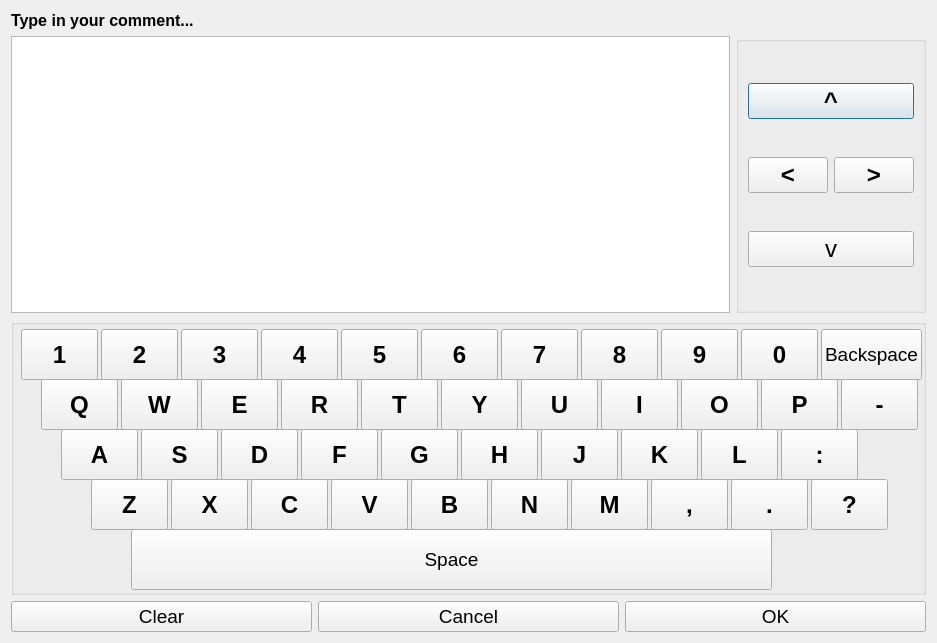
<?xml version="1.0" encoding="UTF-8"?>
<ui version="4.0">
 <class>keypad</class>
 <widget class="QDialog" name="keypad">
  <property name="geometry">
   <rect>
    <x>0</x>
    <y>0</y>
    <width>937</width>
    <height>643</height>
   </rect>
  </property>
  <property name="windowTitle">
   <string>Keyboard</string>
  </property>
  <layout class="QVBoxLayout" name="verticalLayout">
   <item>
    <widget class="QLabel" name="infoLabel">
     <property name="font">
      <font>
       <pointsize>12</pointsize>
       <weight>75</weight>
       <bold>true</bold>
      </font>
     </property>
     <property name="text">
      <string>Type in your comment...</string>
     </property>
    </widget>
   </item>
   <item>
    <layout class="QHBoxLayout" name="horizontalLayout_2">
     <item>
      <widget class="QTextEdit" name="dispEdit">
       <property name="font">
        <font>
         <pointsize>14</pointsize>
        </font>
       </property>
      </widget>
     </item>
     <item>
      <widget class="QGroupBox" name="groupBox_2">
       <property name="title">
        <string/>
       </property>
       <layout class="QGridLayout" name="gridLayout">
        <item row="0" column="0" colspan="2">
         <widget class="QPushButton" name="upBtn">
          <property name="font">
           <font>
            <pointsize>18</pointsize>
            <weight>75</weight>
            <bold>true</bold>
           </font>
          </property>
          <property name="text">
           <string>^</string>
          </property>
         </widget>
        </item>
        <item row="1" column="0">
         <widget class="QPushButton" name="leftBtn">
          <property name="font">
           <font>
            <pointsize>18</pointsize>
            <weight>75</weight>
            <bold>true</bold>
           </font>
          </property>
          <property name="text">
           <string>&lt;</string>
          </property>
         </widget>
        </item>
        <item row="1" column="1">
         <widget class="QPushButton" name="rightBtn">
          <property name="font">
           <font>
            <pointsize>18</pointsize>
            <weight>75</weight>
            <bold>true</bold>
           </font>
          </property>
          <property name="text">
           <string>&gt;</string>
          </property>
         </widget>
        </item>
        <item row="2" column="0" colspan="2">
         <widget class="QPushButton" name="downBtn">
          <property name="font">
           <font>
            <pointsize>18</pointsize>
            <weight>50</weight>
            <bold>false</bold>
           </font>
          </property>
          <property name="text">
           <string>v</string>
          </property>
         </widget>
        </item>
       </layout>
      </widget>
     </item>
    </layout>
   </item>
   <item>
    <widget class="QGroupBox" name="groupBox">
     <property name="sizePolicy">
      <sizepolicy hsizetype="Expanding" vsizetype="Expanding">
       <horstretch>0</horstretch>
       <verstretch>0</verstretch>
      </sizepolicy>
     </property>
     <property name="title">
      <string/>
     </property>
     <widget class="QPushButton" name="E_Btn">
      <property name="geometry">
       <rect>
        <x>190</x>
        <y>60</y>
        <width>77</width>
        <height>51</height>
       </rect>
      </property>
      <property name="font">
       <font>
        <pointsize>18</pointsize>
        <weight>75</weight>
        <bold>true</bold>
       </font>
      </property>
      <property name="text">
       <string>E</string>
      </property>
     </widget>
     <widget class="QPushButton" name="I_Btn">
      <property name="geometry">
       <rect>
        <x>590</x>
        <y>60</y>
        <width>77</width>
        <height>51</height>
       </rect>
      </property>
      <property name="font">
       <font>
        <pointsize>18</pointsize>
        <weight>75</weight>
        <bold>true</bold>
       </font>
      </property>
      <property name="text">
       <string>I</string>
      </property>
     </widget>
     <widget class="QPushButton" name="O_Btn">
      <property name="geometry">
       <rect>
        <x>670</x>
        <y>60</y>
        <width>77</width>
        <height>51</height>
       </rect>
      </property>
      <property name="font">
       <font>
        <pointsize>18</pointsize>
        <weight>75</weight>
        <bold>true</bold>
       </font>
      </property>
      <property name="text">
       <string>O</string>
      </property>
     </widget>
     <widget class="QPushButton" name="U_Btn">
      <property name="geometry">
       <rect>
        <x>510</x>
        <y>60</y>
        <width>77</width>
        <height>51</height>
       </rect>
      </property>
      <property name="font">
       <font>
        <pointsize>18</pointsize>
        <weight>75</weight>
        <bold>true</bold>
       </font>
      </property>
      <property name="text">
       <string>U</string>
      </property>
     </widget>
     <widget class="QPushButton" name="N_Btn">
      <property name="geometry">
       <rect>
        <x>480</x>
        <y>160</y>
        <width>77</width>
        <height>51</height>
       </rect>
      </property>
      <property name="font">
       <font>
        <pointsize>18</pointsize>
        <weight>75</weight>
        <bold>true</bold>
       </font>
      </property>
      <property name="text">
       <string>N</string>
      </property>
     </widget>
     <widget class="QPushButton" name="D_Btn">
      <property name="geometry">
       <rect>
        <x>210</x>
        <y>110</y>
        <width>77</width>
        <height>51</height>
       </rect>
      </property>
      <property name="font">
       <font>
        <pointsize>18</pointsize>
        <weight>75</weight>
        <bold>true</bold>
       </font>
      </property>
      <property name="text">
       <string>D</string>
      </property>
     </widget>
     <widget class="QPushButton" name="G_Btn">
      <property name="geometry">
       <rect>
        <x>370</x>
        <y>110</y>
        <width>77</width>
        <height>51</height>
       </rect>
      </property>
      <property name="font">
       <font>
        <pointsize>18</pointsize>
        <weight>75</weight>
        <bold>true</bold>
       </font>
      </property>
      <property name="text">
       <string>G</string>
      </property>
     </widget>
     <widget class="QPushButton" name="K_Btn">
      <property name="geometry">
       <rect>
        <x>610</x>
        <y>110</y>
        <width>77</width>
        <height>51</height>
       </rect>
      </property>
      <property name="font">
       <font>
        <pointsize>18</pointsize>
        <weight>75</weight>
        <bold>true</bold>
       </font>
      </property>
      <property name="text">
       <string>K</string>
      </property>
     </widget>
     <widget class="QPushButton" name="R_Btn">
      <property name="geometry">
       <rect>
        <x>270</x>
        <y>60</y>
        <width>77</width>
        <height>51</height>
       </rect>
      </property>
      <property name="font">
       <font>
        <pointsize>18</pointsize>
        <weight>75</weight>
        <bold>true</bold>
       </font>
      </property>
      <property name="text">
       <string>R</string>
      </property>
     </widget>
     <widget class="QPushButton" name="F_Btn">
      <property name="geometry">
       <rect>
        <x>290</x>
        <y>110</y>
        <width>77</width>
        <height>51</height>
       </rect>
      </property>
      <property name="font">
       <font>
        <pointsize>18</pointsize>
        <weight>75</weight>
        <bold>true</bold>
       </font>
      </property>
      <property name="text">
       <string>F</string>
      </property>
     </widget>
     <widget class="QPushButton" name="P_Btn">
      <property name="geometry">
       <rect>
        <x>750</x>
        <y>60</y>
        <width>77</width>
        <height>51</height>
       </rect>
      </property>
      <property name="font">
       <font>
        <pointsize>18</pointsize>
        <weight>75</weight>
        <bold>true</bold>
       </font>
      </property>
      <property name="text">
       <string>P</string>
      </property>
     </widget>
     <widget class="QPushButton" name="Q_Btn">
      <property name="geometry">
       <rect>
        <x>30</x>
        <y>60</y>
        <width>77</width>
        <height>51</height>
       </rect>
      </property>
      <property name="font">
       <font>
        <pointsize>18</pointsize>
        <weight>75</weight>
        <bold>true</bold>
       </font>
      </property>
      <property name="text">
       <string>Q</string>
      </property>
     </widget>
     <widget class="QPushButton" name="T_Btn">
      <property name="geometry">
       <rect>
        <x>350</x>
        <y>60</y>
        <width>77</width>
        <height>51</height>
       </rect>
      </property>
      <property name="font">
       <font>
        <pointsize>18</pointsize>
        <weight>75</weight>
        <bold>true</bold>
       </font>
      </property>
      <property name="text">
       <string>T</string>
      </property>
     </widget>
     <widget class="QPushButton" name="L_Btn">
      <property name="geometry">
       <rect>
        <x>690</x>
        <y>110</y>
        <width>77</width>
        <height>51</height>
       </rect>
      </property>
      <property name="font">
       <font>
        <pointsize>18</pointsize>
        <weight>75</weight>
        <bold>true</bold>
       </font>
      </property>
      <property name="text">
       <string>L</string>
      </property>
     </widget>
     <widget class="QPushButton" name="W_Btn">
      <property name="geometry">
       <rect>
        <x>110</x>
        <y>60</y>
        <width>77</width>
        <height>51</height>
       </rect>
      </property>
      <property name="font">
       <font>
        <pointsize>18</pointsize>
        <weight>75</weight>
        <bold>true</bold>
       </font>
      </property>
      <property name="text">
       <string>W</string>
      </property>
     </widget>
     <widget class="QPushButton" name="V_Btn">
      <property name="geometry">
       <rect>
        <x>320</x>
        <y>160</y>
        <width>77</width>
        <height>51</height>
       </rect>
      </property>
      <property name="font">
       <font>
        <pointsize>18</pointsize>
        <weight>75</weight>
        <bold>true</bold>
       </font>
      </property>
      <property name="text">
       <string>V</string>
      </property>
     </widget>
     <widget class="QPushButton" name="S_Btn">
      <property name="geometry">
       <rect>
        <x>130</x>
        <y>110</y>
        <width>77</width>
        <height>51</height>
       </rect>
      </property>
      <property name="font">
       <font>
        <pointsize>18</pointsize>
        <weight>75</weight>
        <bold>true</bold>
       </font>
      </property>
      <property name="text">
       <string>S</string>
      </property>
     </widget>
     <widget class="QPushButton" name="M_Btn">
      <property name="geometry">
       <rect>
        <x>560</x>
        <y>160</y>
        <width>77</width>
        <height>51</height>
       </rect>
      </property>
      <property name="font">
       <font>
        <pointsize>18</pointsize>
        <weight>75</weight>
        <bold>true</bold>
       </font>
      </property>
      <property name="text">
       <string>M</string>
      </property>
     </widget>
     <widget class="QPushButton" name="Y_Btn">
      <property name="geometry">
       <rect>
        <x>430</x>
        <y>60</y>
        <width>77</width>
        <height>51</height>
       </rect>
      </property>
      <property name="font">
       <font>
        <pointsize>18</pointsize>
        <weight>75</weight>
        <bold>true</bold>
       </font>
      </property>
      <property name="text">
       <string>Y</string>
      </property>
     </widget>
     <widget class="QPushButton" name="X_Btn">
      <property name="geometry">
       <rect>
        <x>160</x>
        <y>160</y>
        <width>77</width>
        <height>51</height>
       </rect>
      </property>
      <property name="font">
       <font>
        <pointsize>18</pointsize>
        <weight>75</weight>
        <bold>true</bold>
       </font>
      </property>
      <property name="text">
       <string>X</string>
      </property>
     </widget>
     <widget class="QPushButton" name="comma_Btn">
      <property name="geometry">
       <rect>
        <x>640</x>
        <y>160</y>
        <width>77</width>
        <height>51</height>
       </rect>
      </property>
      <property name="font">
       <font>
        <pointsize>18</pointsize>
        <weight>75</weight>
        <bold>true</bold>
       </font>
      </property>
      <property name="text">
       <string>,</string>
      </property>
     </widget>
     <widget class="QPushButton" name="dot_Btn">
      <property name="geometry">
       <rect>
        <x>720</x>
        <y>160</y>
        <width>77</width>
        <height>51</height>
       </rect>
      </property>
      <property name="font">
       <font>
        <pointsize>18</pointsize>
        <weight>75</weight>
        <bold>true</bold>
       </font>
      </property>
      <property name="text">
       <string>.</string>
      </property>
     </widget>
     <widget class="QPushButton" name="spaceBtn">
      <property name="geometry">
       <rect>
        <x>120</x>
        <y>210</y>
        <width>641</width>
        <height>61</height>
       </rect>
      </property>
      <property name="font">
       <font>
        <pointsize>14</pointsize>
       </font>
      </property>
      <property name="text">
       <string>Space</string>
      </property>
     </widget>
     <widget class="QPushButton" name="A_Btn">
      <property name="geometry">
       <rect>
        <x>50</x>
        <y>110</y>
        <width>77</width>
        <height>51</height>
       </rect>
      </property>
      <property name="font">
       <font>
        <pointsize>18</pointsize>
        <weight>75</weight>
        <bold>true</bold>
       </font>
      </property>
      <property name="text">
       <string>A</string>
      </property>
     </widget>
     <widget class="QPushButton" name="H_Btn">
      <property name="geometry">
       <rect>
        <x>450</x>
        <y>110</y>
        <width>77</width>
        <height>51</height>
       </rect>
      </property>
      <property name="font">
       <font>
        <pointsize>18</pointsize>
        <weight>75</weight>
        <bold>true</bold>
       </font>
      </property>
      <property name="text">
       <string>H</string>
      </property>
     </widget>
     <widget class="QPushButton" name="J_Btn">
      <property name="geometry">
       <rect>
        <x>530</x>
        <y>110</y>
        <width>77</width>
        <height>51</height>
       </rect>
      </property>
      <property name="font">
       <font>
        <pointsize>18</pointsize>
        <weight>75</weight>
        <bold>true</bold>
       </font>
      </property>
      <property name="text">
       <string>J</string>
      </property>
     </widget>
     <widget class="QPushButton" name="Z_Btn">
      <property name="geometry">
       <rect>
        <x>80</x>
        <y>160</y>
        <width>77</width>
        <height>51</height>
       </rect>
      </property>
      <property name="font">
       <font>
        <pointsize>18</pointsize>
        <weight>75</weight>
        <bold>true</bold>
       </font>
      </property>
      <property name="text">
       <string>Z</string>
      </property>
     </widget>
     <widget class="QPushButton" name="C_Btn">
      <property name="geometry">
       <rect>
        <x>240</x>
        <y>160</y>
        <width>77</width>
        <height>51</height>
       </rect>
      </property>
      <property name="font">
       <font>
        <pointsize>18</pointsize>
        <weight>75</weight>
        <bold>true</bold>
       </font>
      </property>
      <property name="text">
       <string>C</string>
      </property>
     </widget>
     <widget class="QPushButton" name="B_Btn">
      <property name="geometry">
       <rect>
        <x>400</x>
        <y>160</y>
        <width>77</width>
        <height>51</height>
       </rect>
      </property>
      <property name="font">
       <font>
        <pointsize>18</pointsize>
        <weight>75</weight>
        <bold>true</bold>
       </font>
      </property>
      <property name="text">
       <string>B</string>
      </property>
     </widget>
     <widget class="QPushButton" name="_1_Btn">
      <property name="geometry">
       <rect>
        <x>10</x>
        <y>10</y>
        <width>77</width>
        <height>51</height>
       </rect>
      </property>
      <property name="font">
       <font>
        <pointsize>18</pointsize>
        <weight>75</weight>
        <bold>true</bold>
       </font>
      </property>
      <property name="text">
       <string>1</string>
      </property>
     </widget>
     <widget class="QPushButton" name="_2_Btn">
      <property name="geometry">
       <rect>
        <x>90</x>
        <y>10</y>
        <width>77</width>
        <height>51</height>
       </rect>
      </property>
      <property name="font">
       <font>
        <pointsize>18</pointsize>
        <weight>75</weight>
        <bold>true</bold>
       </font>
      </property>
      <property name="text">
       <string>2</string>
      </property>
     </widget>
     <widget class="QPushButton" name="_3_Btn">
      <property name="geometry">
       <rect>
        <x>170</x>
        <y>10</y>
        <width>77</width>
        <height>51</height>
       </rect>
      </property>
      <property name="font">
       <font>
        <pointsize>18</pointsize>
        <weight>75</weight>
        <bold>true</bold>
       </font>
      </property>
      <property name="text">
       <string>3</string>
      </property>
     </widget>
     <widget class="QPushButton" name="_4_Btn">
      <property name="geometry">
       <rect>
        <x>250</x>
        <y>10</y>
        <width>77</width>
        <height>51</height>
       </rect>
      </property>
      <property name="font">
       <font>
        <pointsize>18</pointsize>
        <weight>75</weight>
        <bold>true</bold>
       </font>
      </property>
      <property name="text">
       <string>4</string>
      </property>
     </widget>
     <widget class="QPushButton" name="_5_Btn">
      <property name="geometry">
       <rect>
        <x>330</x>
        <y>10</y>
        <width>77</width>
        <height>51</height>
       </rect>
      </property>
      <property name="font">
       <font>
        <pointsize>18</pointsize>
        <weight>75</weight>
        <bold>true</bold>
       </font>
      </property>
      <property name="text">
       <string>5</string>
      </property>
     </widget>
     <widget class="QPushButton" name="_6_Btn">
      <property name="geometry">
       <rect>
        <x>410</x>
        <y>10</y>
        <width>77</width>
        <height>51</height>
       </rect>
      </property>
      <property name="font">
       <font>
        <pointsize>18</pointsize>
        <weight>75</weight>
        <bold>true</bold>
       </font>
      </property>
      <property name="text">
       <string>6</string>
      </property>
     </widget>
     <widget class="QPushButton" name="_7_Btn">
      <property name="geometry">
       <rect>
        <x>490</x>
        <y>10</y>
        <width>77</width>
        <height>51</height>
       </rect>
      </property>
      <property name="font">
       <font>
        <pointsize>18</pointsize>
        <weight>75</weight>
        <bold>true</bold>
       </font>
      </property>
      <property name="text">
       <string>7</string>
      </property>
     </widget>
     <widget class="QPushButton" name="_8_Btn">
      <property name="geometry">
       <rect>
        <x>570</x>
        <y>10</y>
        <width>77</width>
        <height>51</height>
       </rect>
      </property>
      <property name="font">
       <font>
        <pointsize>18</pointsize>
        <weight>75</weight>
        <bold>true</bold>
       </font>
      </property>
      <property name="text">
       <string>8</string>
      </property>
     </widget>
     <widget class="QPushButton" name="_9_Btn">
      <property name="geometry">
       <rect>
        <x>650</x>
        <y>10</y>
        <width>77</width>
        <height>51</height>
       </rect>
      </property>
      <property name="font">
       <font>
        <pointsize>18</pointsize>
        <weight>75</weight>
        <bold>true</bold>
       </font>
      </property>
      <property name="text">
       <string>9</string>
      </property>
     </widget>
     <widget class="QPushButton" name="_0_Btn">
      <property name="geometry">
       <rect>
        <x>730</x>
        <y>10</y>
        <width>77</width>
        <height>51</height>
       </rect>
      </property>
      <property name="font">
       <font>
        <pointsize>18</pointsize>
        <weight>75</weight>
        <bold>true</bold>
       </font>
      </property>
      <property name="text">
       <string>0</string>
      </property>
     </widget>
     <widget class="QPushButton" name="quest_Btn">
      <property name="geometry">
       <rect>
        <x>800</x>
        <y>160</y>
        <width>77</width>
        <height>51</height>
       </rect>
      </property>
      <property name="font">
       <font>
        <pointsize>18</pointsize>
        <weight>75</weight>
        <bold>true</bold>
       </font>
      </property>
      <property name="text">
       <string>?</string>
      </property>
     </widget>
     <widget class="QPushButton" name="colon_Btn">
      <property name="geometry">
       <rect>
        <x>770</x>
        <y>110</y>
        <width>77</width>
        <height>51</height>
       </rect>
      </property>
      <property name="font">
       <font>
        <pointsize>18</pointsize>
        <weight>75</weight>
        <bold>true</bold>
       </font>
      </property>
      <property name="text">
       <string>:</string>
      </property>
     </widget>
     <widget class="QPushButton" name="backBtn">
      <property name="geometry">
       <rect>
        <x>810</x>
        <y>10</y>
        <width>101</width>
        <height>51</height>
       </rect>
      </property>
      <property name="font">
       <font>
        <pointsize>14</pointsize>
        <weight>50</weight>
        <bold>false</bold>
       </font>
      </property>
      <property name="text">
       <string>Backspace</string>
      </property>
     </widget>
     <widget class="QPushButton" name="dash_Btn">
      <property name="geometry">
       <rect>
        <x>830</x>
        <y>60</y>
        <width>77</width>
        <height>51</height>
       </rect>
      </property>
      <property name="font">
       <font>
        <pointsize>18</pointsize>
        <weight>75</weight>
        <bold>true</bold>
       </font>
      </property>
      <property name="text">
       <string>-</string>
      </property>
     </widget>
    </widget>
   </item>
   <item>
    <layout class="QHBoxLayout" name="horizontalLayout">
     <item>
      <widget class="QPushButton" name="clearBtn">
       <property name="font">
        <font>
         <pointsize>14</pointsize>
        </font>
       </property>
       <property name="text">
        <string>Clear</string>
       </property>
      </widget>
     </item>
     <item>
      <widget class="QPushButton" name="cancelBtn">
       <property name="font">
        <font>
         <pointsize>14</pointsize>
        </font>
       </property>
       <property name="text">
        <string>Cancel</string>
       </property>
      </widget>
     </item>
     <item>
      <widget class="QPushButton" name="okBtn">
       <property name="font">
        <font>
         <pointsize>14</pointsize>
        </font>
       </property>
       <property name="text">
        <string>OK</string>
       </property>
      </widget>
     </item>
    </layout>
   </item>
  </layout>
 </widget>
 <resources/>
 <connections/>
</ui>
